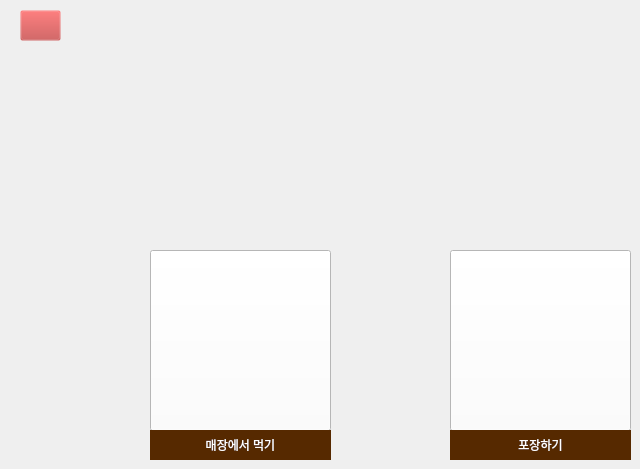
   <widget class="QWidget" name="page_1">
    <widget class="QPushButton" name="store">
     <property name="geometry">
      <rect>
       <x>150</x>
       <y>250</y>
       <width>181</width>
       <height>181</height>
      </rect>
     </property>
     <property name="styleSheet">
      <string notr="true">background-color: rgb(255, 255, 255);
</string>
     </property>
     <property name="text">
      <string/>
     </property>
     <property name="icon">
      <iconset>
       <normaloff>iceage.png</normaloff>iceage.png</iconset>
     </property>
     <property name="iconSize">
      <size>
       <width>200</width>
       <height>197</height>
      </size>
     </property>
    </widget>
    <widget class="QPushButton" name="pack">
     <property name="geometry">
      <rect>
       <x>450</x>
       <y>250</y>
       <width>181</width>
       <height>181</height>
      </rect>
     </property>
     <property name="styleSheet">
      <string notr="true">background-color: rgb(255, 255, 255);</string>
     </property>
     <property name="text">
      <string/>
     </property>
     <property name="icon">
      <iconset>
       <normaloff>bucket.png</normaloff>bucket.png</iconset>
     </property>
     <property name="iconSize">
      <size>
       <width>200</width>
       <height>180</height>
      </size>
     </property>
    </widget>
    <widget class="QPushButton" name="backbtn_1">
     <property name="geometry">
      <rect>
       <x>20</x>
       <y>10</y>
       <width>41</width>
       <height>31</height>
      </rect>
     </property>
     <property name="font">
      <font>
       <pointsize>30</pointsize>
      </font>
     </property>
     <property name="styleSheet">
      <string notr="true">background-color: rgba(191, 64, 64, 0);
border-image:url(&quot;/home/iot/PycharmProjects/pythonProject/키오스크/ba.png&quot;)</string>
     </property>
     <property name="text">
      <string/>
     </property>
    </widget>
    <widget class="QLabel" name="label_24">
     <property name="geometry">
      <rect>
       <x>150</x>
       <y>430</y>
       <width>181</width>
       <height>30</height>
      </rect>
     </property>
     <property name="styleSheet">
      <string notr="true">background-color: rgb(86, 41, 0);
color: rgb(255, 255, 255);</string>
     </property>
     <property name="text">
      <string>매장에서 먹기</string>
     </property>
     <property name="alignment">
      <set>Qt::AlignCenter</set>
     </property>
    </widget>
    <widget class="QLabel" name="label_25">
     <property name="geometry">
      <rect>
       <x>450</x>
       <y>430</y>
       <width>181</width>
       <height>30</height>
      </rect>
     </property>
     <property name="styleSheet">
      <string notr="true">background-color: rgb(86, 41, 0);
color: rgb(255, 255, 255);</string>
     </property>
     <property name="text">
      <string>포장하기</string>
     </property>
     <property name="alignment">
      <set>Qt::AlignCenter</set>
     </property>
    </widget>
   </widget>
